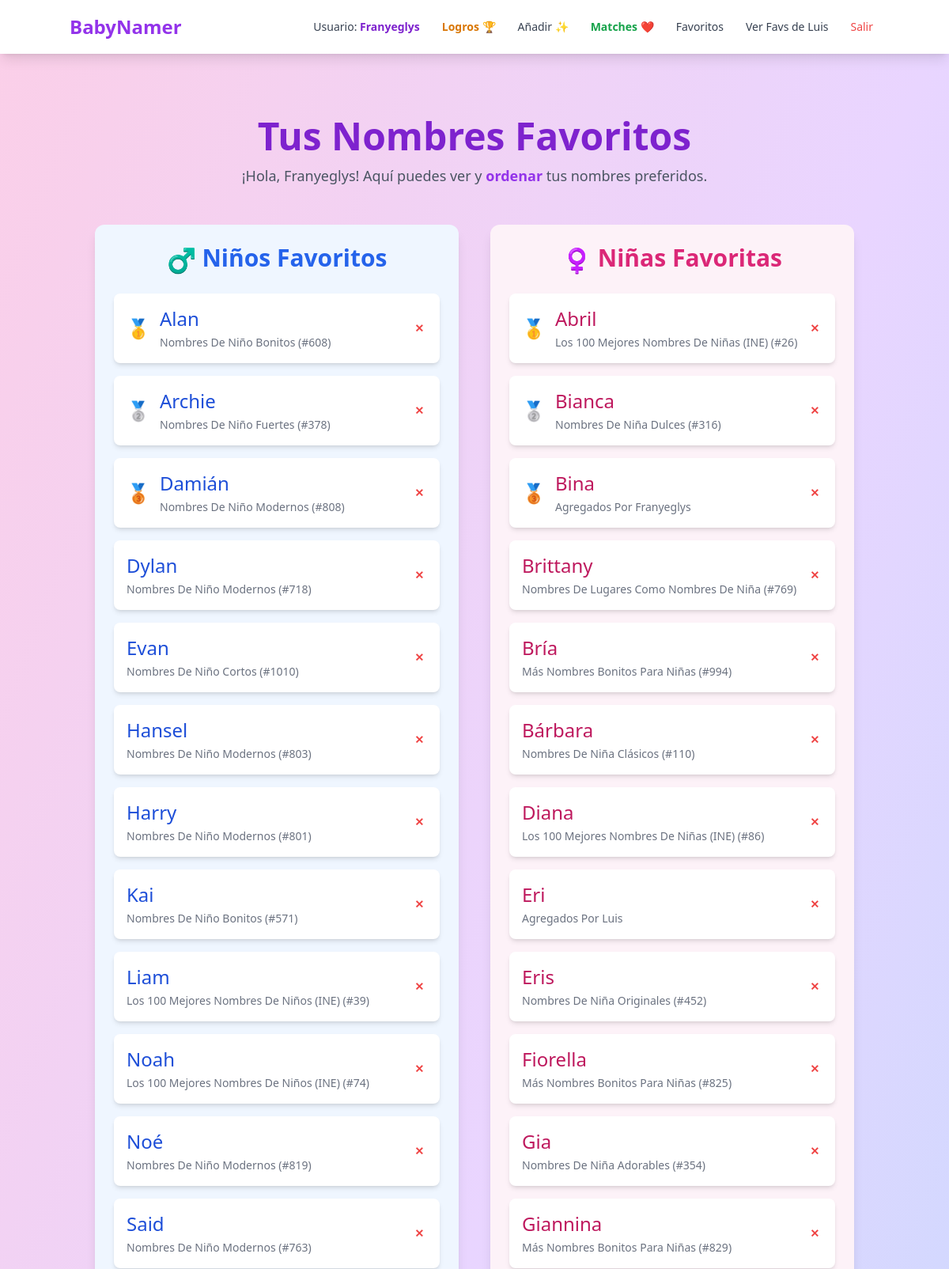
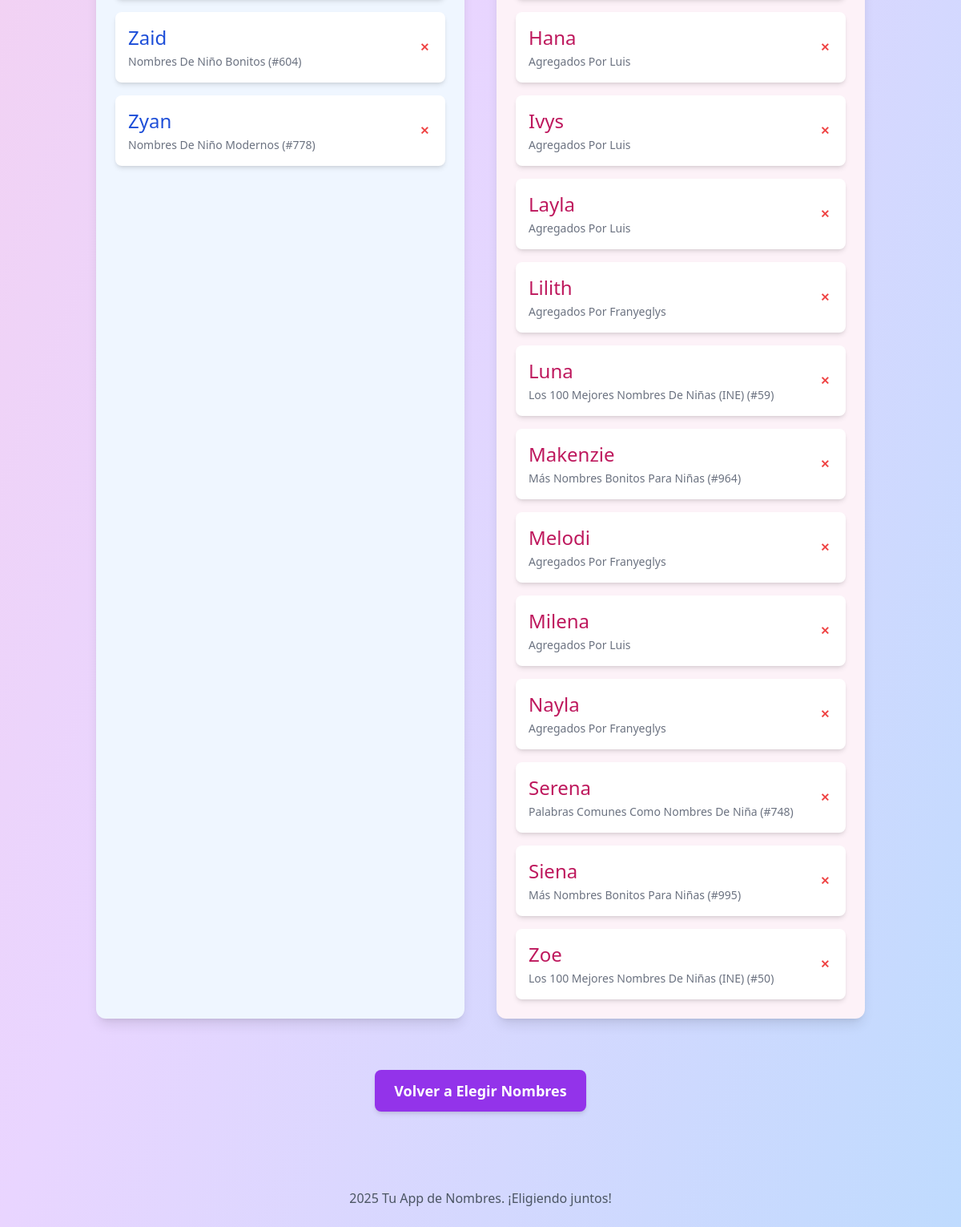
/favorites (signed in), run on the app's committed database (2 pictures, top to bottom).
### models.py (models this page shows, shortened)
class User(db.Model):
    id = db.Column(db.Integer, primary_key=True)
    username = db.Column(db.String(80), unique=True, nullable=False)
    favorites = db.relationship(
        'Name',
        secondary=favorite_table,
        backref=db.backref('favorited_by_users', lazy='dynamic') # Cambiado nombre de backref para claridad
    )
    passed_names_rel = db.relationship(
        'Name',
        secondary=passed_name_table,
        backref=db.backref('passed_by_users', lazy='dynamic') # Cambiado nombre de backref para claridad
    )

class Name(db.Model):
    id = db.Column(db.Integer, primary_key=True)
    name_text = db.Column(db.String(100), nullable=False)
    gender = db.Column(db.String(10), nullable=False)
    category = db.Column(db.String(100), nullable=False)
    ranking = db.Column(db.Integer, nullable=True)

### app.py (the view)
@app.route('/favorites')
def favorites():
    current_user = get_current_user()
    if not current_user: return redirect(url_for('login'))
    unique_favorite_names_by_text = {}
    for name_obj in current_user.favorites:
        if name_obj.name_text not in unique_favorite_names_by_text:
            unique_favorite_names_by_text[name_obj.name_text] = name_obj
    final_unique_favorites_list = sorted(list(unique_favorite_names_by_text.values()), key=lambda x: x.name_text)
    liked_boy_names = [name for name in final_unique_favorites_list if name.gender == 'niño'] # Renombrado para claridad
    liked_girl_names = [name for name in final_unique_favorites_list if name.gender == 'niña'] # Renombrado
    achievements = calculate_achievements(current_user)
    milestone_dynamic_duo = next((ach['achieved'] for ach in achievements if ach['id'] == 'dynamic_duo'), False)
    return render_template('favorites.html',
                           current_user=current_user,
                           liked_boy_names=liked_boy_names,
                           liked_girl_names=liked_girl_names,
                           milestone_reached=milestone_dynamic_duo)

### app.py (called while the page is built)
def get_user_by_username_helper(username_str): # Renombrado para evitar confusión con get_current_user
    return User.query.filter_by(username=username_str).first()

def get_current_user():
    if 'user_id' in session:
        return User.query.get(session['user_id'])
    return None

### templates/favorites.html (shortened to what this page needs)
{% extends "layout.html" %}
{% block content %}
<div class="container mx-auto px-2 sm:px-4 py-6 sm:py-8">
    <div class="text-center mb-8 md:mb-12">
        <h1 class="text-3xl sm:text-4xl md:text-5xl font-bold text-purple-700">Tus Nombres Favoritos</h1>
        <p class="text-base sm:text-lg text-gray-600 mt-2 sm:mt-3">
            ¡Hola, {{ current_user.username | capitalize }}! Aquí puedes ver y <strong class="text-purple-600">ordenar</strong> tus nombres preferidos.
        </p>
    </div>
    <div class="grid grid-cols-1 md:grid-cols-2 gap-6 md:gap-10">
        <div class="bg-blue-50 p-4 sm:p-6 rounded-xl shadow-lg">
            <h2 class="text-2xl sm:text-3xl font-semibold text-blue-600 mb-4 sm:mb-6 text-center">
                <span class="align-middle text-2xl sm:text-3xl">♂️</span> Niños Favoritos
            </h2>
            {% if liked_boy_names %}
                <ul id="sortable-boys" class="space-y-3 sm:space-y-4 cursor-grab">
                    {% for name in liked_boy_names %}
                    <li data-id="{{ name.id }}" class="name-item bg-white p-3 sm:p-4 rounded-lg shadow-md flex justify-between items-center">
                        <div class="flex items-center">
                            <span class="podium-icon mr-3 text-2xl hidden"></span>
                            <div>
                                <span class="text-xl sm:text-2xl font-medium text-blue-700">{{ name.name_text }}</span>
                                <p class="text-xs sm:text-sm text-gray-500 capitalize mt-1">{{ name.category }} {% if name.ranking %}(#{{ name.ranking }}){% endif %}</p>
                            </div>
                        </div>
                        <form method="POST" action="{{ url_for('unlike_name', name_id=name.id) }}">
                            <button type="submit" class="text-red-500 hover:text-red-700 font-semibold text-sm ml-2 p-1 rounded hover:bg-red-100 transition-colors" aria-label="Quitar {{ name.name_text }}">✕</button>
                        </form>
                    </li>
                    {% endfor %}
                </ul>
            {% else %}
                <div class="text-center py-8 sm:py-10">
                    <p class="text-lg sm:text-xl text-gray-500">😢 Aún no tienes nombres de niño favoritos.</p>
                    <p class="text-gray-400 mt-2 text-sm sm:text-base">¡Sigue eligiendo!</p>
                </div>
            {% endif %}
        </div>
        <div class="bg-pink-50 p-4 sm:p-6 rounded-xl shadow-lg">
            <h2 class="text-2xl sm:text-3xl font-semibold text-pink-600 mb-4 sm:mb-6 text-center">
                <span class="align-middle text-2xl sm:text-3xl">♀️</span> Niñas Favoritas
            </h2>
            {% if liked_girl_names %}
                <ul id="sortable-girls" class="space-y-3 sm:space-y-4 cursor-grab">
                    {% for name in liked_girl_names %}
                    <li data-id="{{ name.id }}" class="name-item bg-white p-3 sm:p-4 rounded-lg shadow-md flex justify-between items-center">
                        <div class="flex items-center">
                            <span class="podium-icon mr-3 text-2xl hidden"></span>
                            <div>
                                <span class="text-xl sm:text-2xl font-medium text-pink-700">{{ name.name_text }}</span>
                                <p class="text-xs sm:text-sm text-gray-500 capitalize mt-1">{{ name.category }} {% if name.ranking %}(#{{ name.ranking }}){% endif %}</p>
                            </div>
                        </div>
                        <form method="POST" action="{{ url_for('unlike_name', name_id=name.id) }}">
                            <button type="submit" class="text-red-500 hover:text-red-700 font-semibold text-sm ml-2 p-1 rounded hover:bg-red-100 transition-colors" aria-label="Quitar {{ name.name_text }}">✕</button>
                        </form>
                    </li>
                    {% endfor %}
                </ul>
            {% else %}
                <div class="text-center py-8 sm:py-10">
                     <p class="text-lg sm:text-xl text-gray-500">😢 Aún no tienes nombres de niña favoritos.</p>
                     <p class="text-gray-400 mt-2 text-sm sm:text-base">¡Sigue eligiendo!</p>
                </div>
            {% endif %}
        </div>
    </div>
    <div class="mt-12 md:mt-16 text-center">
        <a href="{{ url_for('index') }}"
           class="inline-block bg-purple-600 hover:bg-purple-700 text-white font-bold py-3 px-6 rounded-lg shadow-md transition duration-300 text-base sm:text-lg">
            Volver a Elegir Nombres
        </a>
    </div>
</div>
{% endblock %}

### templates/layout.html (shortened to what this page needs)
<!DOCTYPE html>
<html lang="es">
<head>
    <link rel="stylesheet" href="{{ url_for('static', filename='css/style.css') }}">
</head>
<body class="bg-gradient-to-br from-pink-200 via-purple-200 to-blue-200 min-h-screen font-sans text-gray-800">
<nav class="bg-white shadow-lg p-4 mb-8" x-data="{ open: false }">
    <div class="container mx-auto flex justify-between items-center">
        <a href="{{ url_for('index') }}" class="text-2xl font-bold text-purple-600 hover:text-purple-800">BabyNamer</a>
        <div class="hidden md:flex md:items-center space-x-1 lg:space-x-3">
            {% if session.user_id %}
                <span class="text-gray-700 text-sm hidden lg:inline mr-2">Usuario: <strong class="text-purple-700">{{ session.username | capitalize }}</strong></span>
                <a href="{{ url_for('achievements_page_route') }}" class="nav-link-desktop text-amber-600 hover:text-amber-800 font-semibold">Logros 🏆</a>
                <a href="{{ url_for('add_custom_name') }}" class="nav-link-desktop">Añadir ✨</a>
                <a href="{{ url_for('matches_page') }}" class="nav-link-desktop text-green-600 hover:text-green-800 font-semibold">Matches ❤️</a>
                <a href="{{ url_for('favorites') }}" class="nav-link-desktop">Favoritos</a>
                {% if current_user and current_user.username == 'luis' %}
                    <a href="{{ url_for('view_other_favorites', username_to_view='franyeglys') }}" class="nav-link-desktop">Ver Favs de Franyeglys</a>
                {% elif current_user and current_user.username == 'franyeglys' %}
                    <a href="{{ url_for('view_other_favorites', username_to_view='luis') }}" class="nav-link-desktop">Ver Favs de Luis</a>
                {% endif %}
                <a href="{{ url_for('logout') }}" class="nav-link-desktop text-red-500 hover:text-red-700">Salir</a>
            {% endif %}
        </div>
    </div>
</nav>
<main class="container mx-auto p-4">
    {% block content %}{% endblock %}
</main>
<footer class="text-center text-gray-600 mt-12 pb-6">
    <p>2025 Tu App de Nombres. ¡Eligiendo juntos!</p>
</footer>
</body>
</html>

### data on the page
User: username "Franyeglys"
Name: name_text "Alan", category "Nombres De Niño Bonitos", ranking "608"
Name: name_text "Archie", category "Nombres De Niño Fuertes", ranking "378"
Name: name_text "Damián", category "Nombres De Niño Modernos", ranking "808"
Name: name_text "Dylan", category "Nombres De Niño Modernos", ranking "718"
Name: name_text "Evan", category "Nombres De Niño Cortos", ranking "1010"
Name: name_text "Hansel", category "Nombres De Niño Modernos", ranking "803"
Name: name_text "Harry", category "Nombres De Niño Modernos", ranking "801"
Name: name_text "Kai", category "Nombres De Niño Bonitos", ranking "571"
Name: name_text "Liam", category "Los 100 Mejores Nombres De Niños (INE)", ranking "39"
Name: name_text "Noah", category "Los 100 Mejores Nombres De Niños (INE)", ranking "74"
Name: name_text "Noé", category "Nombres De Niño Modernos", ranking "819"
Name: name_text "Said", category "Nombres De Niño Modernos", ranking "763"
Name: name_text "Zaid", category "Nombres De Niño Bonitos", ranking "604"
Name: name_text "Zyan", category "Nombres De Niño Modernos", ranking "778"
Name: name_text "Abril", category "Los 100 Mejores Nombres De Niñas (INE)", ranking "26"
Name: name_text "Bianca", category "Nombres De Niña Dulces", ranking "316"
Name: name_text "Bina", category "Agregados Por Franyeglys"
Name: name_text "Brittany", category "Nombres De Lugares Como Nombres De Niña", ranking "769"
Name: name_text "Bría", category "Más Nombres Bonitos Para Niñas", ranking "994"
Name: name_text "Bárbara", category "Nombres De Niña Clásicos", ranking "110"
Name: name_text "Diana", category "Los 100 Mejores Nombres De Niñas (INE)", ranking "86"
Name: name_text "Eri", category "Agregados Por Luis"
Name: name_text "Eris", category "Nombres De Niña Originales", ranking "452"
Name: name_text "Fiorella", category "Más Nombres Bonitos Para Niñas", ranking "825"
Name: name_text "Gia", category "Nombres De Niña Adorables", ranking "354"
Name: name_text "Giannina", category "Más Nombres Bonitos Para Niñas", ranking "829"
Name: name_text "Hana", category "Agregados Por Luis"
Name: name_text "Ivys", category "Agregados Por Luis"
Name: name_text "Layla", category "Agregados Por Luis"
Name: name_text "Lilith", category "Agregados Por Franyeglys"
Name: name_text "Luna", category "Los 100 Mejores Nombres De Niñas (INE)", ranking "59"
Name: name_text "Makenzie", category "Más Nombres Bonitos Para Niñas", ranking "964"
Name: name_text "Melodi", category "Agregados Por Franyeglys"
Name: name_text "Milena", category "Agregados Por Luis"
Name: name_text "Nayla", category "Agregados Por Franyeglys"
Name: name_text "Serena", category "Palabras Comunes Como Nombres De Niña", ranking "748"
Name: name_text "Siena", category "Más Nombres Bonitos Para Niñas", ranking "995"
Name: name_text "Zoe", category "Los 100 Mejores Nombres De Niñas (INE)", ranking "50"
